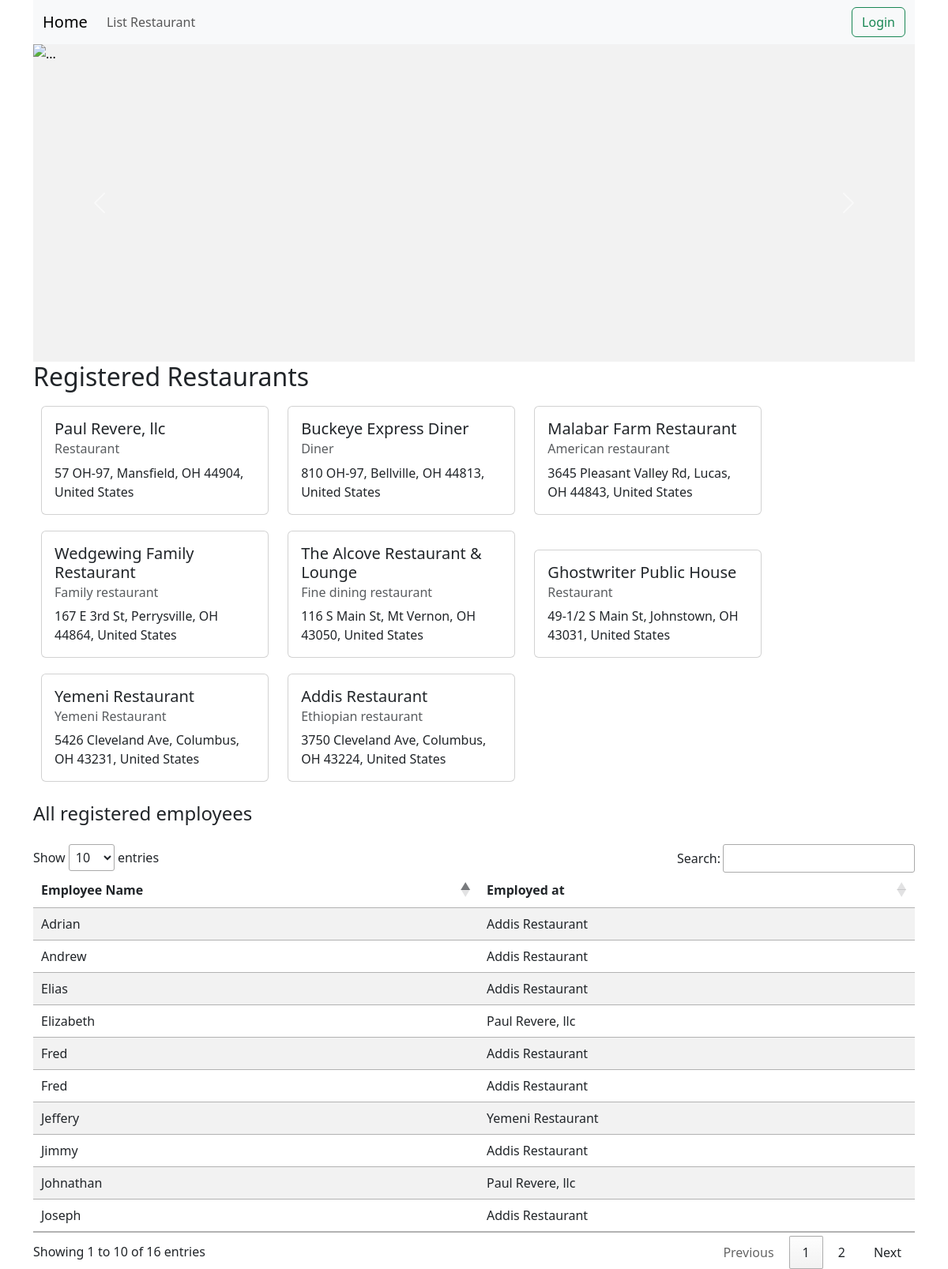
The page /index.php on the database its author committed.
### tables this page shows
CREATE TABLE `restaurants` (
  `id` int(11) NOT NULL,
  `restaurant_name` varchar(255) NOT NULL,
  `restaurant_address` varchar(255) DEFAULT NULL,
  `restaurant_category` varchar(255) NOT NULL,
  `deleted_at` varchar(255) DEFAULT NULL,
  `created_at` datetime NOT NULL DEFAULT current_timestamp()
);

CREATE TABLE `employees` (
  `id` int(11) NOT NULL,
  `employee_name` varchar(255) NOT NULL,
  `employee_gender` tinytext NOT NULL,
  `employee_bdate` varchar(255) NOT NULL,
  `fk_resto_id` int(11) NOT NULL,
  `deleted_at` varchar(255) DEFAULT NULL,
  `created_at` datetime NOT NULL DEFAULT current_timestamp()
);

### include/dbic.php (called while the page is built, shortened)
<?php
class dbic {
	public $conn = null;
	private $encoding = "utf8";
	public function __construct($debug = false) {
        try {
			$this->conn = new PDO('mysql:host='.DBI_SERVER.';dbname='.DBI_NAME.';charset='.$this->encoding.'mb4', DBI_USER, DBI_PASS,array(PDO::ATTR_EMULATE_PREPARES => false, PDO::ATTR_ERRMODE => PDO::ERRMODE_EXCEPTION));
		} catch(PDOException $ex) {
			echo "An Error occured!";
			exit();
		}
	}
	public function runQuery($qry,$params) {
		$stmt = $this->conn->prepare($qry);
		$stmt->execute($params);
		return $stmt;
	}
}
?>

### show_employees.php (the view, shortened to what this page needs)
<div class="list-employee">
    <?php
        $where = 'where e.deleted_at IS NULL';
        $id = array();
        $qry = "select *, e.id as employeeID from employees e left join restaurants r on r.id=e.fk_resto_id $where";
        $result = $db->runQuery($qry,$id);
        if(isset($_REQUEST['eid']) && $result->rowCount()==1){
            while ($row = $result->fetchObject()) {
                ?>
                <section class="py-5 text-lef container">
                    <div class="row py-lg-5">
                    <div class="col-lg-6 col-md-8 mx-auto">
                        <h1 class="fw-light">Employee name:  <?php echo $row->employee_name ?></h1>
                        <h3 class="fw-light">Date of birth: <?php echo $row->employee_bdate ?></h3>
                        <h3 class="fw-light">Employed at: <?php echo '<a href="index.php?cmd=list_resto&id='.$row->fk_resto_id.'">'.$row->restaurant_name.'</a>' ?></h3>
                        <p class="lead text-muted"><?php echo $row->employee_gender=='m' ? 'Male' : 'Female' ?></p><p>
                        <a href="index.php?cmd=edit_resto&id=<?php echo $row->id ?>" class="btn btn-primary my-2">Edit Details</a></p>
                    </div>
                    </div>
                </section>
                <?php
            }
        }else{
            ?>
        <h4 class="py-3">All registered employees</h4>
            <table id="tblUser" class="table table-striped">
            <thead>
                <th>Employee Name</th>
                <?php if(!isset($_REQUEST['id'])){ ?>
                <th>Employed at</th>
                <?php } ?>
            </thead>
            <tbody>
            <?php
            while ($row = $result->fetchObject()) {
                ?>
                <tr>
                    <td><?php echo $row->employee_name ?></td>
                    <?php if(!isset($_REQUEST['id'])){ ?>
                    <td><?php if(isset($_SESSION['username'])): ?><a href="index.php?cmd=list_resto&id=<?php echo $row->fk_resto_id ?>"><?php echo $row->restaurant_name ?></a><?php else: ?><?php echo $row->restaurant_name ?><?php endif; ?></td>
                    <?php } ?>
                </tr>
                <?php
            }
            ?>
            </tbody>
            </table>
            <?php
        }
    ?>
</div>

### list_resto.php (shortened to what this page needs)
<div class="list-restaurant">
    <h2>Registered Restaurants</h2>
    <?php
        $where = 'where deleted_at IS NULL';
        $id = array();
        $qry = "SELECT * FROM restaurants $where";
        $result = $db->runQuery($qry,$id);
        if(isset($_REQUEST['id']) && $result->rowCount()==1){
            while ($row = $result->fetchObject()) {
                ?>
                <section class="py-5 text-center container">
                    <div class="row py-lg-5">
                    <div class="col-lg-6 col-md-8 mx-auto">
                        <h1 class="fw-light"><?php echo $row->restaurant_name ?></h1>
                        <h3 class="fw-light"><?php echo $row->restaurant_category ?></h3>
                        <p class="lead text-muted"><?php echo $row->restaurant_address ?></p>
                        <p>
                        <a href="index.php?cmd=show_employees&id=<?php echo $row->id ?>" class="btn btn-success my-2">Show employees</a>
                        </p><p>
                        <a href="index.php?cmd=edit_resto&id=<?php echo $row->id ?>" class="btn btn-primary my-2">Edit Details</a></p>
                    </div>
                    </div>
                </section>
                <?php
            }
        }else{
            while ($row = $result->fetchObject()) {
                ?>
                <div class="card" style="width: 18rem;">
                <div class="card-body">
                    <h5 class="card-title"><?php if(isset($_SESSION['username'])): ?><a href="index.php?cmd=list_resto&id=<?php echo $row->id ?>"><?php echo $row->restaurant_name ?></a><?php else: ?><?php echo $row->restaurant_name ?><?php endif; ?></h5>
                    <h6 class="card-subtitle mb-2 text-body-secondary"><?php echo $row->restaurant_category ?></h6>
                    <p class="card-text"><?php echo $row->restaurant_address ?></p>
                </div>
                </div>
                <?php
            }
        }
    ?>
</div>

### css/style.css (style rules this page uses)
.list-restaurant .card { display: inline-block; margin: 10px 10px; }

### rows shown on the page
restaurants: restaurant_name "Paul Revere, llc", restaurant_category "Restaurant", restaurant_address "57 OH-97, Mansfield, OH 44904, United States"
restaurants: restaurant_name "Buckeye Express Diner", restaurant_category "Diner", restaurant_address "810 OH-97, Bellville, OH 44813, United States"
restaurants: restaurant_name "Malabar Farm Restaurant", restaurant_category "American restaurant", restaurant_address "3645 Pleasant Valley Rd, Lucas, OH 44843, United States"
restaurants: restaurant_name "Wedgewing Family Restaurant", restaurant_category "Family restaurant", restaurant_address "167 E 3rd St, Perrysville, OH 44864, United States"
restaurants: restaurant_name "The Alcove Restaurant & Lounge", restaurant_category "Fine dining restaurant", restaurant_address "116 S Main St, Mt Vernon, OH 43050, United States"
restaurants: restaurant_name "Ghostwriter Public House", restaurant_category "Restaurant", restaurant_address "49-1/2 S Main St, Johnstown, OH 43031, United States"
restaurants: restaurant_name "Yemeni Restaurant", restaurant_category "Yemeni Restaurant", restaurant_address "5426 Cleveland Ave, Columbus, OH 43231, United States"
restaurants: restaurant_name "Addis Restaurant", restaurant_category "Ethiopian restaurant", restaurant_address "3750 Cleveland Ave, Columbus, OH 43224, United States"
employees: employee_name "Elizabeth", restaurants.restaurant_name "Paul Revere, llc"
employees: employee_name "Johnathan", restaurants.restaurant_name "Paul Revere, llc"
employees: employee_name "Jeffery", restaurants.restaurant_name "Yemeni Restaurant"
employees: employee_name "Fred", restaurants.restaurant_name "Addis Restaurant"
employees: employee_name "Jimmy", restaurants.restaurant_name "Addis Restaurant"
employees: employee_name "Adrian", restaurants.restaurant_name "Addis Restaurant"
employees: employee_name "Andrew", restaurants.restaurant_name "Addis Restaurant"
employees: employee_name "Fred", restaurants.restaurant_name "Addis Restaurant"
employees: employee_name "Joseph", restaurants.restaurant_name "Addis Restaurant"
employees: employee_name "Elias", restaurants.restaurant_name "Addis Restaurant"
